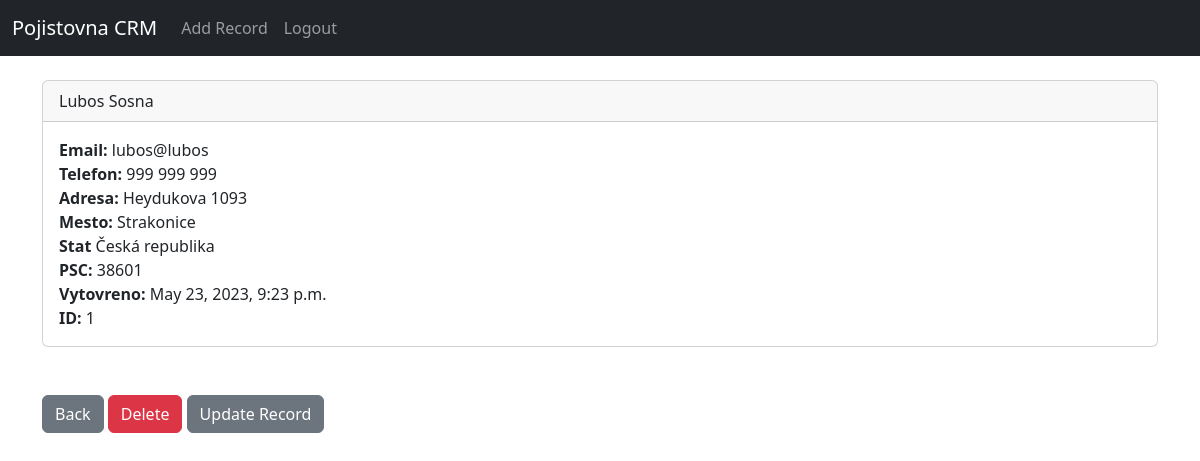
The page /record/1 (signed in) on the database its author committed.
### app_pojistovna/models.py (models this page shows, shortened)
class Record(models.Model):
    create_at = models.DateTimeField(auto_now_add=True)
    first_name = models.CharField(max_length=50)
    last_name = models.CharField(max_length=50)
    email = models.CharField(max_length=50)
    phone = models.CharField(max_length=20)
    address = models.CharField(max_length=100)
    city = models.CharField(max_length=50)
    state = models.CharField(max_length=50)
    zipcode = models.CharField(max_length=20)

### app_pojistovna/views.py (the view)
# urls.py: path('record/<int:pk>', views.customer_record, name='record'),
def customer_record(request, pk):
    if request.user.is_authenticated:
        customer_record = Record.objects.get(id=pk)
        return render(request, 'record.html', {'customer_record':customer_record})
    else:
        messages.success(request, "Pro nahled se musite nepjrve prihlsit")
        return redirect('home')

### app_pojistovna/templates/record.html
{% extends 'base.html' %}
{% block content %}
<div class="card">
  <div class="card-header">
    {{ customer_record.first_name }}
    {{ customer_record.last_name }}
  </div>
  <div class="card-body">
    <p class="card-text">
        <strong>Email: </strong>{{ customer_record.email }}<br/>
        <strong>Telefon: </strong>{{ customer_record.phone }}<br/>
        <strong>Adresa: </strong>{{ customer_record.address }}<br/>
        <strong>Mesto: </strong>{{ customer_record.city }}<br/>
        <strong>Stat </strong>{{ customer_record.state }}<br/>
        <strong>PSC: </strong>{{ customer_record.zipcode }}<br/>
        <strong>Vytovreno: </strong>{{ customer_record.create_at }}<br/>
        <strong>ID: </strong>{{ customer_record.id }}<br/>
    </p>
  </div>
</div>
<br/><br/>
<a href="{% url 'home' %}" class="btn btn-secondary">Back</a>
<a href="{% url 'delete_record' customer_record.id %}" class="btn btn-danger">Delete</a>
<a href="{% url 'update_record' customer_record.id %}" class="btn btn-secondary">Update Record</a>
{% endblock %}

### rows shown on the page
Record: first_name "Lubos", last_name "Sosna", email "lubos@lubos", phone "999 999 999", address "Heydukova 1093", city "Strakonice", state "Česká republika", zipcode "38601", create_at "May 23, 2023, 9:23 p.m.", id "1"
